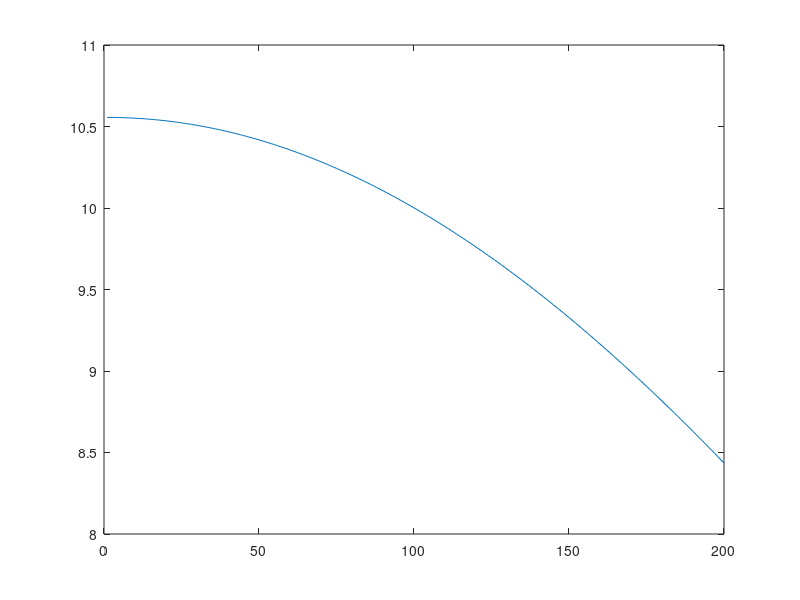

MATLAB code to generate this figure:
% rand('seed', 0);
time_len    = 10000;
conv_len    = 20;

sig_x       = rand(1, time_len) - 0.5;

conv_xy     = rand(1, conv_len);
conv_yz     = rand(1, conv_len);
l_conv_xy   = zeros(1, time_len);
l_conv_yz   = zeros(1, time_len);
l_conv_xy(1:conv_len)   = conv_xy;
l_conv_yz(1:conv_len)   = conv_yz;

sig_y       = conv(sig_x, conv_xy);
sig_z       = conv(sig_y, conv_yz);

sig_y       = sig_y(1:time_len);
sig_z       = sig_z(1:time_len);

f_sig_x     = fft(sig_x);
f_sig_y     = fft(sig_y);
f_sig_z     = fft(sig_z);

f_conv_xy   = fft(l_conv_xy);
f_conv_yz   = fft(l_conv_yz);
f_conv_xz   = f_conv_xy.*f_conv_yz;

r_conv_xy   = f_sig_y./f_sig_x;
r_conv_yz   = f_sig_z./f_sig_y;
r_conv_xz   = f_sig_z./f_sig_x;

conv_xz     = ifft(r_conv_xz);
plot(abs(f_conv_xy(1:conv_len*10)));
% plot(sig_z);

disp(mean(abs(r_conv_xy)));
disp(mean(abs(r_conv_yz)));
disp(mean(abs(r_conv_xz)));
disp(mean(abs(r_conv_xy - f_conv_xy)));
disp(mean(abs(r_conv_yz - f_conv_yz)));
disp(mean(abs(r_conv_xz - f_conv_xz)));




